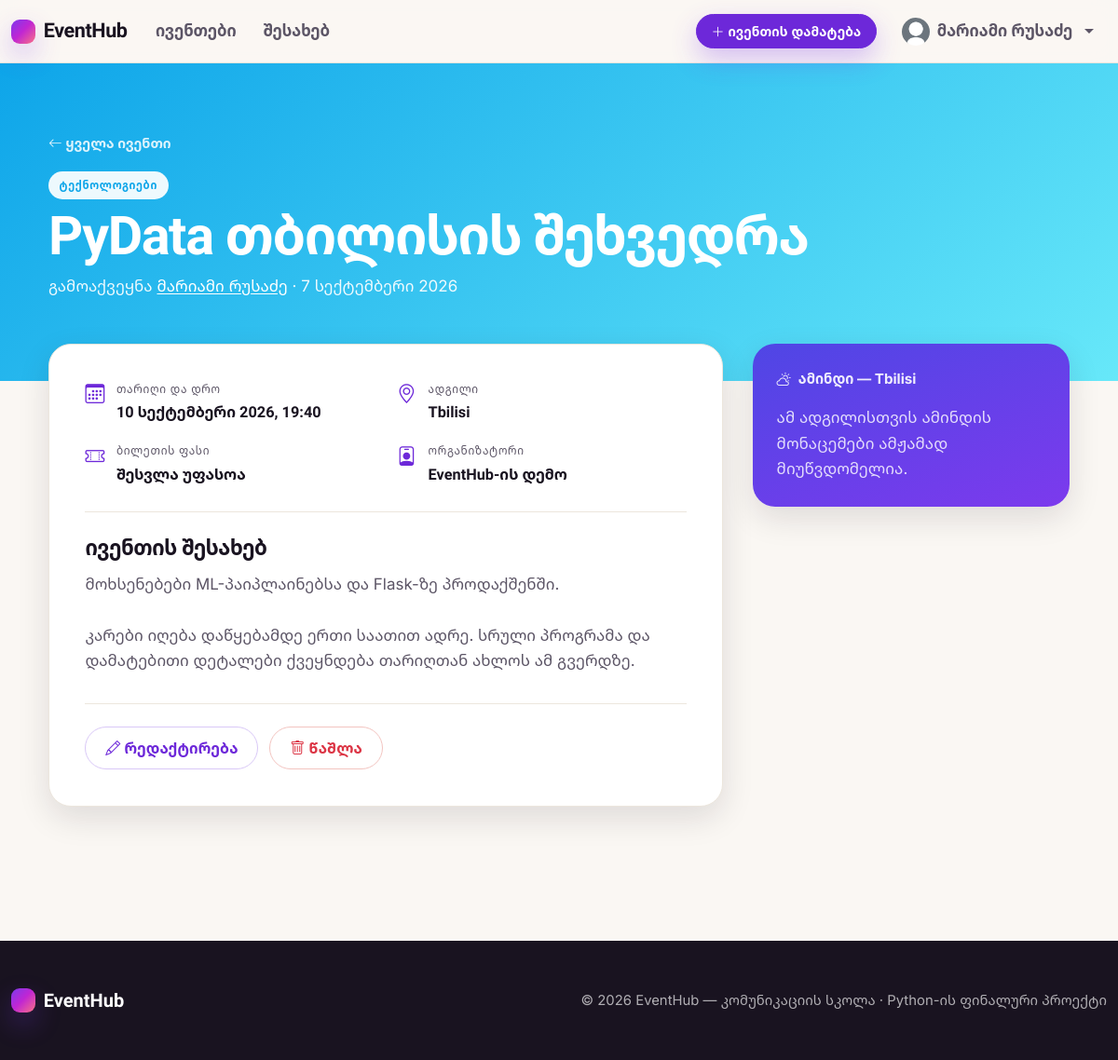
Screenshot of /events/2 (signed in) with the database file from the repository.
### app/models.py (models this page shows, shortened)
class User(UserMixin, db.Model):
    __tablename__ = "users"
    id = db.Column(db.Integer, primary_key=True)
    name = db.Column(db.String(100), nullable=False)
    email = db.Column(db.String(150), unique=True, nullable=False, index=True)
    password_hash = db.Column(db.String(255), nullable=False)
    profile_pic = db.Column(db.String(255), nullable=False, default="default.png")
    created_at = db.Column(db.DateTime, default=datetime.utcnow)
    events = db.relationship(
        "Event", backref="author", lazy=True, cascade="all, delete-orphan"
    )

class Event(db.Model):
    __tablename__ = "events"
    id = db.Column(db.Integer, primary_key=True)
    title = db.Column(db.String(150), nullable=False)
    short_description = db.Column(db.String(300), nullable=False)
    full_description = db.Column(db.Text, nullable=False)
    location = db.Column(db.String(150), nullable=False)
    event_date = db.Column(db.DateTime, nullable=False)
    ticket_price = db.Column(db.Float, nullable=False, default=0.0)
    organizer = db.Column(db.String(150), nullable=False)
    category = db.Column(db.String(50), nullable=False, default="Other")
    posted_at = db.Column(db.DateTime, default=datetime.utcnow, index=True)
    user_id = db.Column(db.Integer, db.ForeignKey("users.id"), nullable=False)

### app/routes/events.py (the view)
@events_bp.route("/events/<int:event_id>")
def detail(event_id):
    event = db.session.get(Event, event_id) or abort(404)
    weather = get_weather_for_location(event.location)
    return render_template("events/detail.html", event=event, weather=weather)

### app/__init__.py (called while the page is built, shortened)
def register_template_filters(app):
    @app.template_filter("kadate")
    def kadate(value, style="full"):
        if value is None:
            return ""
        if style == "full":
            return f"{value.day} {KA_MONTHS[value.month]} {value.year}, {value:%H:%M}"
        if style == "date":
            return f"{value.day} {KA_MONTHS[value.month]} {value.year}"

### app/models.py (called while the page is built)
@login_manager.user_loader
def load_user(user_id):
    return db.session.get(User, int(user_id))

### app/weather.py (called while the page is built, shortened)
def get_weather_for_location(location):
    api_key = current_app.config.get("OPENWEATHER_API_KEY")
    if not api_key:
        logger.info("Weather lookup skipped for %r: no OPENWEATHER_API_KEY configured.", location)
        return None

### app/templates/events/detail.html (shortened to what this page needs)
{% extends "base.html" %}
{% block content %}
<div class="detail-hero full-bleed" data-cat="{{ event.category }}">
  <div class="detail-hero__inner">
    <a class="detail-hero__back" href="{{ url_for('events.index') }}">
      <i class="bi bi-arrow-left"></i> ყველა ივენთი
    </a>
    <div><span class="cat-chip">{{ category_labels.get(event.category, event.category) }}</span></div>
    <h1 class="detail-hero__title">{{ event.title }}</h1>
    <p class="detail-hero__by">
      გამოაქვეყნა
      <a href="{{ url_for('events.author_profile', user_id=event.author.id) }}">{{ event.author.name }}</a>
      &middot; {{ event.posted_at|kadate('date') }}
    </p>
  </div>
</div>
<div class="detail-wrap">
  <div class="detail-main">
    <div class="fact-row">
      <div class="fact">
        <i class="bi bi-calendar3"></i>
        <div><span>თარიღი და დრო</span><b>{{ event.event_date|kadate('full') }}</b></div>
      </div>
      <div class="fact">
        <i class="bi bi-geo-alt"></i>
        <div><span>ადგილი</span><b>{{ event.location }}</b></div>
      </div>
      <div class="fact">
        <i class="bi bi-ticket-perforated"></i>
        <div><span>ბილეთის ფასი</span><b>{% if event.ticket_price > 0 %}{{ "%.2f"|format(event.ticket_price) }} ₾{% else %}შესვლა უფასოა{% endif %}</b></div>
      </div>
      <div class="fact">
        <i class="bi bi-person-badge"></i>
        <div><span>ორგანიზატორი</span><b>{{ event.organizer }}</b></div>
      </div>
    </div>
    <h2 class="detail-h">ივენთის შესახებ</h2>
    <p class="detail-desc">{{ event.full_description }}</p>
    {% if current_user.is_authenticated and current_user.id == event.user_id %}
    <div class="detail-actions">
      <a href="{{ url_for('events.edit', event_id=event.id) }}" class="btn btn-outline-primary">
        <i class="bi bi-pencil"></i> რედაქტირება
      </a>
      <form method="POST" action="{{ url_for('events.delete', event_id=event.id) }}"
            onsubmit="return confirm('წავშალო ეს ივენთი? მოქმედება შეუქცევადია.');">
        <button type="submit" class="btn btn-outline-danger">
          <i class="bi bi-trash"></i> წაშლა
        </button>
      </form>
    </div>
    {% endif %}
  </div>
  <aside class="detail-side">
    <div class="weather-card">
      <div class="weather-card__head">
        <i class="bi bi-cloud-sun"></i> ამინდი &mdash; {{ event.location }}
      </div>
      {% if weather %}
        <div class="d-flex align-items-center gap-3">
          <img src="{{ weather.icon_url }}" alt="{{ weather.description }}" width="64" height="64">
          <div>
            <div class="weather-card__temp">{{ weather.temp }}&deg;</div>
            <div class="weather-card__desc">{{ weather.description }}</div>
          </div>
        </div>
        <div class="weather-card__extra">
          იგრძნობა როგორც {{ weather.feels_like }}&deg;C &middot; ტენიანობა {{ weather.humidity }}%
        </div>
      {% else %}
        <p class="mb-0" style="color:rgba(255,255,255,.82);">
          ამ ადგილისთვის ამინდის მონაცემები ამჟამად მიუწვდომელია.
        </p>
      {% endif %}
    </div>
  </aside>
</div>
{% endblock %}

### app/templates/base.html (shortened to what this page needs)
<!doctype html>
<html lang="ka">
<head>
    <link href="https://cdn.jsdelivr.net/npm/bootstrap@5.3.3/dist/css/bootstrap.min.css" rel="stylesheet">
    <link href="https://cdn.jsdelivr.net/npm/bootstrap-icons@1.11.3/font/bootstrap-icons.css" rel="stylesheet">
    <link href="{{ url_for('static', filename='css/style.css') }}" rel="stylesheet">
</head>
<body>
<nav class="navbar navbar-expand-lg sticky-top site-nav">
  <div class="container">
    <a class="navbar-brand" href="{{ url_for('events.index') }}">
      <span class="brand-dot"></span> EventHub
    </a>
    <div class="collapse navbar-collapse" id="navMain">
      <ul class="navbar-nav me-auto mb-2 mb-lg-0">
        <li class="nav-item"><a class="nav-link" href="{{ url_for('events.index') }}">ივენთები</a></li>
        <li class="nav-item"><a class="nav-link" href="{{ url_for('main.about') }}">შესახებ</a></li>
      </ul>
      <ul class="navbar-nav align-items-lg-center gap-2 gap-lg-1">
        {% if current_user.is_authenticated %}
          <li class="nav-item me-lg-2">
            <a class="btn btn-primary btn-sm" href="{{ url_for('events.add') }}">
              <i class="bi bi-plus-lg"></i> ივენთის დამატება
            </a>
          </li>
          <li class="nav-item dropdown">
            <a class="nav-link dropdown-toggle d-flex align-items-center gap-2" href="#" role="button" data-bs-toggle="dropdown">
              <img src="{{ url_for('static', filename='uploads/profile_pics/' + current_user.profile_pic) }}"
                   class="rounded-circle" width="30" height="30" style="object-fit:cover;" alt="ავატარი">
              {{ current_user.name }}
            </a>
          </li>
        {% else %}
          <li class="nav-item"><a class="nav-link" href="{{ url_for('auth.login') }}">შესვლა</a></li>
          <li class="nav-item"><a class="btn btn-primary btn-sm" href="{{ url_for('auth.register') }}">რეგისტრაცია</a></li>
        {% endif %}
      </ul>
    </div>
  </div>
</nav>
<main class="container site-main">
  {% block content %}{% endblock %}
</main>
<footer class="site-footer full-bleed">
  <div class="container site-footer__inner">
    <span class="navbar-brand"><span class="brand-dot"></span> EventHub</span>
    <p class="mb-0 small">
      &copy; {{ current_year }} EventHub &mdash; კომუნიკაციის სკოლა &middot; Python-ის ფინალური პროექტი
    </p>
  </div>
</footer>
</body>
</html>

### rows the page displays
User: profile_pic (placeholder picture), name "მარიამი რუსაძე", author.name "მარიამი რუსაძე"
Event: get "ᲢᲔᲥᲜᲝᲚᲝᲒᲘᲔᲑᲘ", title "PyData თბილისის შეხვედრა", posted_at|kadate "7 სექტემბერი 2026", event_date|kadate "10 სექტემბერი 2026, 19:40", location "Tbilisi", organizer "EventHub-ის დემო", full_description "მოხსენებები ML-პაიპლაინებსა და Flask-ზე პროდაქშენში. კარები იღება დაწყებამდე ერთი საათით ადრე. სრული პროგრამა და დამატებითი დეტალები ქვეყნდება თარიღთან ახლოს ამ გვერდზე."
